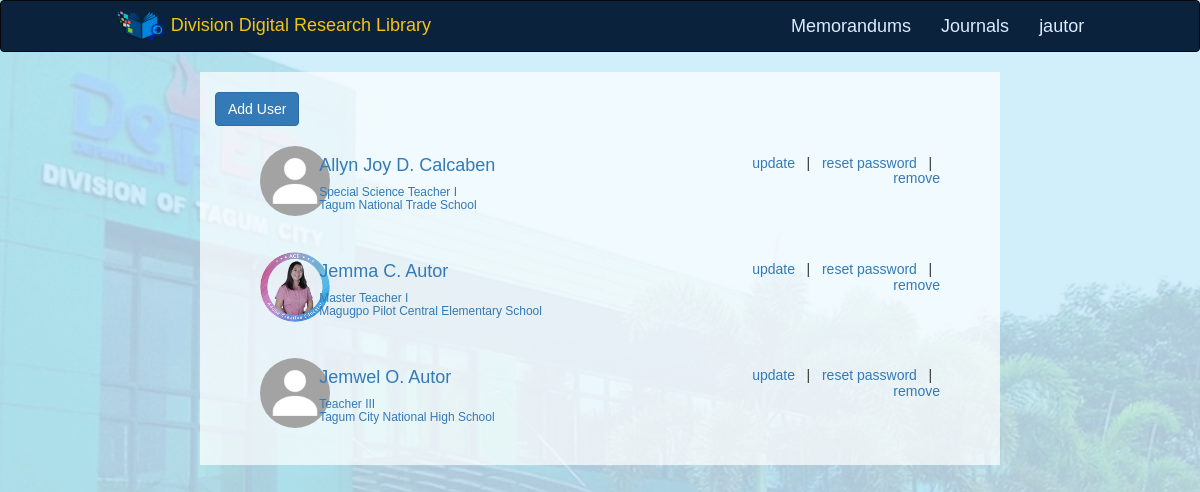
Before: /pages/user_list.php (signed in) with the older database file.
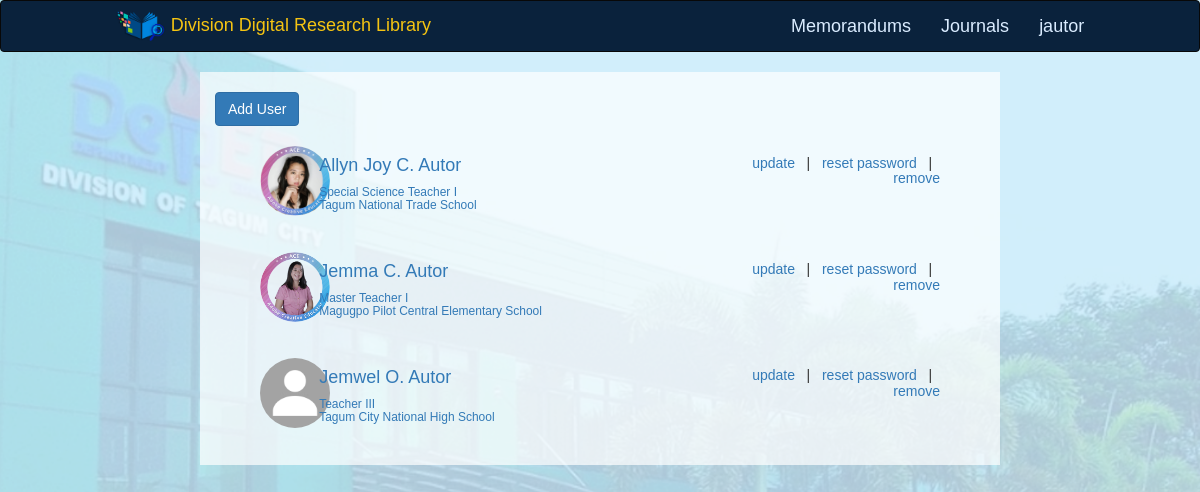
After: the same page with the newer database file.
### tables this page shows
CREATE TABLE `user` (
  `user_id` int(255) NOT NULL,
  `user_username` varchar(1024) NOT NULL,
  `user_password` varchar(1024) NOT NULL,
  `user_first_name` varchar(1024) NOT NULL,
  `user_middle_name` varchar(1024) NOT NULL,
  `user_last_name` varchar(1024) NOT NULL,
  `user_email_address` varchar(1024) NOT NULL,
  `user_designation` varchar(1024) NOT NULL,
  `user_office` varchar(1024) NOT NULL,
  `user_type` tinyint(255) NOT NULL COMMENT '1:admin, 0:normal user',
  `user_pwd_state` tinyint(4) NOT NULL COMMENT '1: updated, 0: default',
  `user_active_state` int(255) NOT NULL COMMENT '0 - deactivated; 1 - activated',
  `user_profile_picture` varchar(1024) NOT NULL
);

### pages/user_list.php (the view, shortened to what this page needs)
<?php
include "../database/db_config.php";
?>
<DOCTYPE! html>
<html>
	<head>
		<link rel="stylesheet" href="https://cdnjs.cloudflare.com/ajax/libs/font-awesome/4.7.0/css/font-awesome.min.css">
		<link rel="stylesheet" type="text/css" href="../bootstrap-3.3.7-dist/css/bootstrap.css">
		<link rel="stylesheet" type="text/css" href="../bootstrap-3.3.7-dist/css/bootstrap.min.css">
		<link rel="stylesheet" type="text/css" href="../css/body_css.css">
        <link rel="stylesheet" type="text/css" href="../css/footer_css.css">
        <link rel="stylesheet" type="text/css" href="../css/nav_css.css">
	</head>
	<body class="bg-light">
		<nav class="navbar navbar-inverse" >
		  	<div class="container-fluid col-md-10 col-md-offset-1">
			    <div class="navbar-header">
			      	<a class="navbar-brand nav_title_a" href="homepage.php">
			      		<span><img src="../images/logo1.png" height="30px" width="50px"></span>
			      			<span class="title_brand_nav"> Division Digital Research Library </span>
			      	</a>
			    </div>
			    <ul class="nav navbar-nav navbar-right">
			    	<li class="title_brand"><a class="title_brand" href="memorandum.php">Memorandums</a></li>
			    	<li class="title_brand"><a class="title_brand" href="journals.php">Journals</a></li>
                    <li class="dropdown title_brand">
                        <a href="#" class="dropbtn title_brand"><?= $_SESSION['user'] ?></a>
                    </li>
			    </ul>
		  	</div>
		</nav>
		<div class="container-fluid text-center">
		  	<div class="row content">
			    <div class="col-sm-2 sidenav">
			    </div>
			    <div class="col-sm-8 center-div body_middle" >
			      	<div class="center_content" >
				    	<br>
						<div class="text-justify">
							<button type="button" class="btn btn-primary " data-toggle="modal" data-target="#AddUserModal" data-whatever="AddUser">
								Add User
							</button>
						</div>
						<br>
						<?php
						$query = "SELECT * FROM user ORDER BY user_first_name";
						if ($result = $db->query($query)) {
							$profileDir = "../images/profile_pictures/";
							$defaultImg = "default_profile_picture.jpg";
							while ($row = $result->fetch_assoc()) {
								$userFullname = $row['user_first_name']." ".$row['user_middle_name'][0].". ".$row['user_last_name'];
								$userImage = empty($row['user_profile_picture']) ? $defaultImg : $row['user_profile_picture'];
								echo "<div class=\"col-sm-12 text-justify\" >
									<a href=\"user_profile_view.php?userid=".$row['user_id']."\">
										<div class=\"col-sm-12\">
											<div class=\"col-sm-1\" >
												<img class=\"  img-circle \" src=\"".$profileDir.$userImage."\" onerror=\"this.src='".$profileDir.$defaultImg."'\" alt=\"profile\" width=\"70px\" height=\"70px\">
											</div>
											<div class=\"col-sm-7 \" style=\" \">
												<p class=\"h4\" style=\"\">".$userFullname."</p>
												<p class=\"h6\">".$row['user_designation']."<br>". $row['user_office']." <br> </p>
											</div>
											<div class=\"col-sm-4 text-right h5\" style=\"\">
												<a href=\"#UpdateUserModal\" data-toggle=\"modal\" data-target=\"#UpdateUserModal".$row['user_id']."\" data-whatever=\"UpdateUser\">update</a>
												&nbsp;&nbsp;|&nbsp;&nbsp;
												<a href=\"#ResetUserModal\" data-toggle=\"modal\" data-target=\"#ResetUserModal".$row['user_id']."\" data-whatever=\"ResetUser\">reset password</a>
												&nbsp;&nbsp;|&nbsp;&nbsp;
												<a href=\"#RemoveUserModal\" data-toggle=\"modal\" data-target=\"#RemoveUserModal".$row['user_id']."\" data-whatever=\"RemoveUser\">remove</a>
											</div>
										</div>
									</a>
									<p> &nbsp;</p>
								</div>";
							}
						} else {
							echo "<p> No users yet.</p>";
						}
						?>
					</div>
			    </div>
			    <div class="col-sm-2 sidenav">
			    </div>
		  </div>
		</div>
	</body>
</html>

### css/body_css.css (style rules this page uses)
body { margin: 0; font-family: Arial, Helvetica, sans-serif; background-color: #f0f0ff; background-image: url('../images/bg2.png'); background-position: center; background-repeat: no-repeat; background-size: cover; }
.navbar-header, nav, .navbar { color: black; }
.navbar { background-color: #0a223c; }
.nav_title_a { margin-top: -5px; }
.title_brand_nav, .nav { font: Helvetica; color: #f5c412; }
.title_brand { font: Helvetica; color: #f5c412; font-size: 18px; }
li.title_brand a.title_brand { font: Helvetica; color: #daecff; font-size: 18px; }
.body_middle { background: rgba(255, 255, 255, 0.7) }

### css/nav_css.css (style rules this page uses)
body { margin: 0; font-family: Arial, Helvetica, sans-serif; }

Changed rows visible on the page:
changed user "Special Science Teacher I": user_profile_picture: picture added in place of a placeholder; userFullname "Allyn Joy D. Calcaben" → "Allyn Joy C. Autor"
